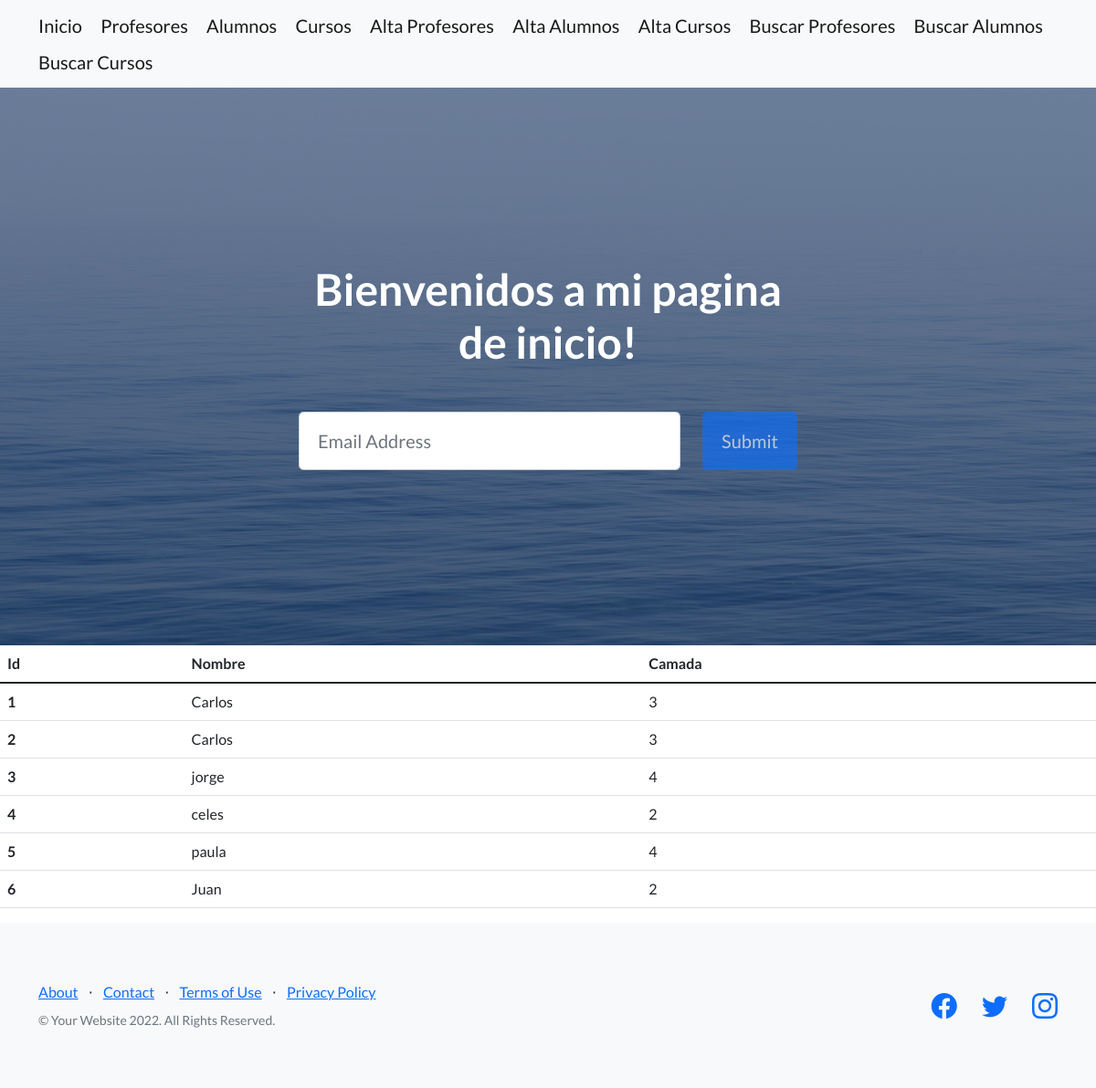
Page /app_coder/alumnos on the committed database.
### app_coder/models.py (models this page shows)
class Alumno(models.Model):
    nombre = models.CharField(max_length=40)
    camada = models.IntegerField()

### app_coder/views.py (the view)
# urls.py: path("alumnos" , views.alumnos , name="alumnos"),
def alumnos(request):
    alumnos = Alumno.objects.all()
    dicc ={"alumnos": alumnos}
    plantilla = loader.get_template("alumnos.html")
    documento= plantilla.render(dicc)
    return HttpResponse(documento)

### app_coder/template/alumnos.html
{% extends "padre.html" %}
{% load static %}
{% block contenido %}
    <table class="table">
        <thead>
          <tr>
            <th scope="col">Id</th>
            <th scope="col">Nombre</th>
            <th scope="col">Camada</th>
          </tr>
        </thead>
        <tbody>
            {% for n in alumnos %}
            <tr>
                <th scope="row">{{n.id}}</th>
                <td>{{n.nombre}}</td>
                <td>{{n.camada}}</td>
            </tr>
            {% endfor %}
        </tbody>
      </table>
{% endblock %}

### rows in the picture
Alumno: id "1", nombre "Carlos", camada "3"
Alumno: id "2", nombre "Carlos", camada "3"
Alumno: id "3", nombre "jorge", camada "4"
Alumno: id "4", nombre "celes", camada "2"
Alumno: id "5", nombre "paula", camada "4"
Alumno: id "6", nombre "Juan", camada "2"
